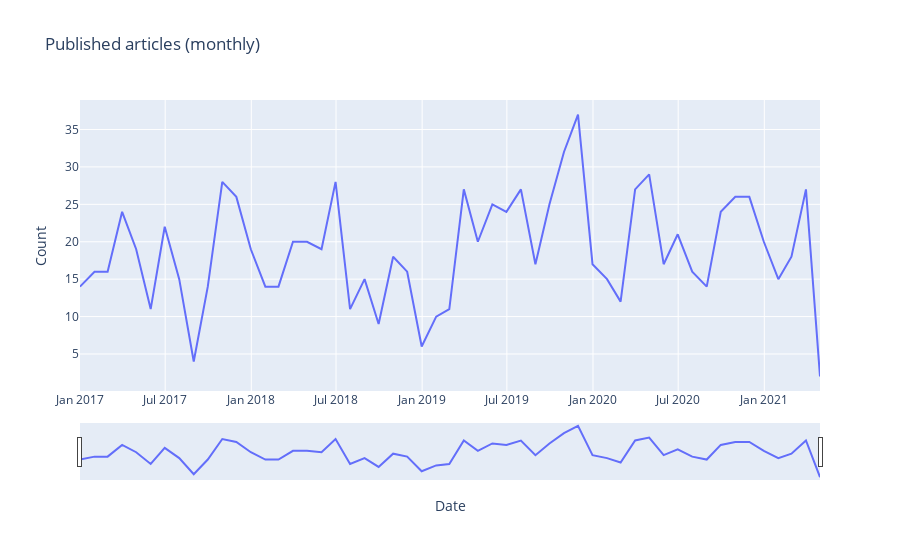

The notebook cell this image was saved under:
### Code cell
fig = go.Figure(data=[
    
    go.Scatter(name='Published articles', x = list(monthly_count.index),
    y = list(monthly_count['URL']))
    
])

fig.layout.update(title = go.layout.Title(
                        text='Published articles (monthly)'))

fig.layout.update(yaxis= go.layout.YAxis(title=go.layout.yaxis.Title(
                        text='Count')))

fig.layout.update(xaxis = go.layout.XAxis(title = go.layout.xaxis.Title(text = 'Date'), rangeslider = dict(visible = True)));

iplot(fig, filename = 'published_articles')

### Figure 1 — Plotly figure (JSON) as saved in the notebook; plotly's stock layout.template omitted (floating-point values rounded to 4 significant figures)
{"data": [{"name": "Published articles", "type": "scatter", "x": ["2016-12-31T00:00:00", "2017-01-31T00:00:00", "2017-02-28T00:00:00", "2017-03-31T00:00:00", "2017-04-30T00:00:00", "2017-05-31T00:00:00", "2017-06-30T00:00:00", "2017-07-31T00:00:00", "2017-08-31T00:00:00", "2017-09-30T00:00:00", "2017-10-31T00:00:00", "2017-11-30T00:00:00", "2017-12-31T00:00:00", "2018-01-31T00:00:00", "2018-02-28T00:00:00", "2018-03-31T00:00:00", "2018-04-30T00:00:00", "2018-05-31T00:00:00", "2018-06-30T00:00:00", "2018-07-31T00:00:00", "2018-08-31T00:00:00", "2018-09-30T00:00:00", "2018-10-31T00:00:00", "2018-11-30T00:00:00", "2018-12-31T00:00:00", "2019-01-31T00:00:00", "2019-02-28T00:00:00", "2019-03-31T00:00:00", "2019-04-30T00:00:00", "2019-05-31T00:00:00", "2019-06-30T00:00:00", "2019-07-31T00:00:00", "2019-08-31T00:00:00", "2019-09-30T00:00:00", "2019-10-31T00:00:00", "2019-11-30T00:00:00", "2019-12-31T00:00:00", "2020-01-31T00:00:00", "2020-02-29T00:00:00", "2020-03-31T00:00:00", "2020-04-30T00:00:00", "2020-05-31T00:00:00", "2020-06-30T00:00:00", "2020-07-31T00:00:00", "2020-08-31T00:00:00", "2020-09-30T00:00:00", "2020-10-31T00:00:00", "2020-11-30T00:00:00", "2020-12-31T00:00:00", "2021-01-31T00:00:00", "2021-02-28T00:00:00", "2021-03-31T00:00:00", "2021-04-30T00:00:00"], "y": [14, 16, 16, 24, 19, 11, 22, 15, 4, 14, 28, 26, 19, 14, 14, 20, 20, 19, 28, 11, 15, 9, 18, 16, 6, 10, 11, 27, 20, 25, 24, 27, 17, 25, 32, 37, 17, 15, 12, 27, 29, 17, 21, 16, 14, 24, 26, 26, 20, 15, 18, 27, 2]}], "layout": {"title": {"text": "Published articles (monthly)"}, "xaxis": {"rangeslider": {"visible": true}, "title": {"text": "Date"}}, "yaxis": {"title": {"text": "Count"}}}}
